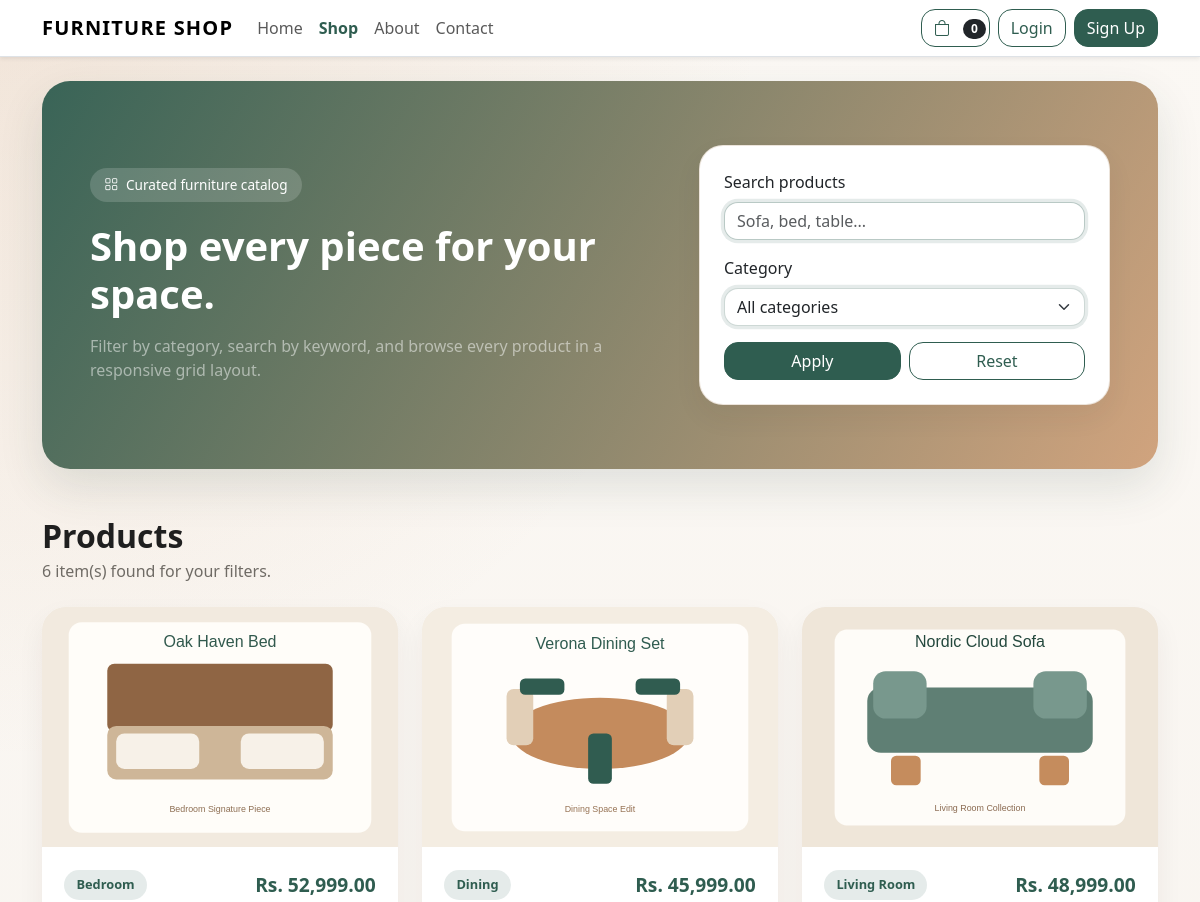
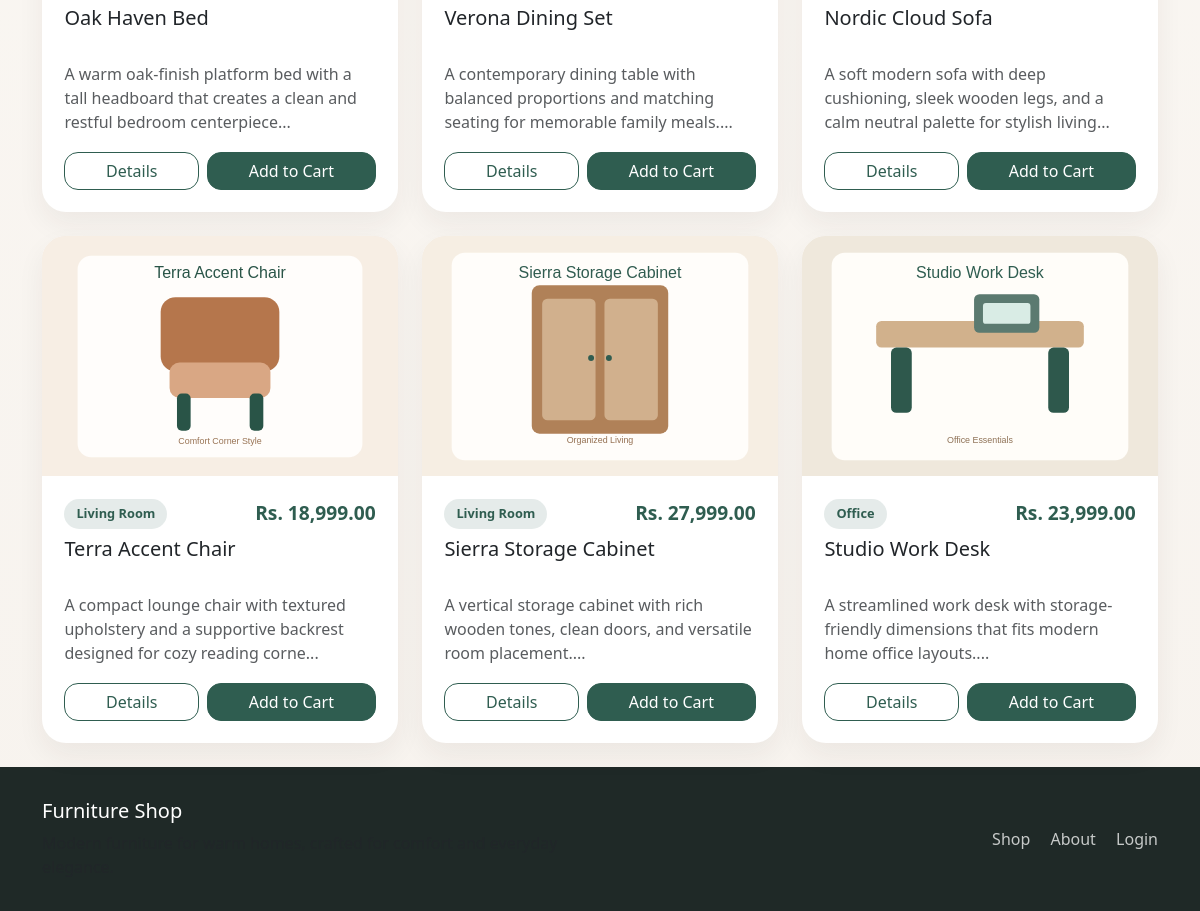
The page /shop.php on the database its author committed (2 pictures, top to bottom).
### tables this page shows
CREATE TABLE products (
    id INT UNSIGNED AUTO_INCREMENT PRIMARY KEY,
    category_id INT UNSIGNED NOT NULL,
    name VARCHAR(180) NOT NULL,
    description TEXT NOT NULL,
    price DECIMAL(10, 2) NOT NULL DEFAULT 0.00,
    cover_image VARCHAR(255) NOT NULL,
    created_at TIMESTAMP NOT NULL DEFAULT CURRENT_TIMESTAMP,
    KEY idx_products_category_id (category_id),
    CONSTRAINT fk_products_category
        FOREIGN KEY (category_id) REFERENCES categories(id)
        ON DELETE RESTRICT ON UPDATE CASCADE
);

CREATE TABLE categories (
    id INT UNSIGNED AUTO_INCREMENT PRIMARY KEY,
    name VARCHAR(120) NOT NULL,
    created_at TIMESTAMP NOT NULL DEFAULT CURRENT_TIMESTAMP,
    UNIQUE KEY uk_categories_name (name)
);

### includes/helpers.php (called while the page is built, shortened)
<?php
function base_url($path = '')
{
    $base = rtrim(BASE_URL, '/');
    return $base . '/' . ltrim($path, '/');
}
function e($value)
{
    return htmlspecialchars((string) $value, ENT_QUOTES, 'UTF-8');
}
function format_price($amount)
{
    return 'Rs. ' . number_format((float) $amount, 2);
}
function image_url($path)
{
    return base_url($path);
}
    ?>

### includes/store.php (called while the page is built, shortened)
<?php
function get_shop_products(PDO $pdo, $categoryId = 0, $search = '')
{
    $sql = 'SELECT p.*, c.name AS category_name
            FROM products p
            INNER JOIN categories c ON c.id = p.category_id
            WHERE 1 = 1';
    $params = array();
    $sql .= ' ORDER BY p.created_at DESC';
    $stmt = $pdo->prepare($sql);
    $stmt->execute($params);
    return $stmt->fetchAll(PDO::FETCH_ASSOC);
}

### shop.php (the view, shortened to what this page needs)
<?php
require_once __DIR__ . '/db.php';
$selectedCategory = isset($_GET['category']) ? (int) $_GET['category'] : 0;
$search = trim(isset($_GET['search']) ? $_GET['search'] : '');
$products = get_shop_products($pdo, $selectedCategory, $search);
require_once __DIR__ . '/header.php';
?>
<section class="mb-5">
    <div class="hero-section hero-simple">
        <div class="row align-items-center g-4">
            <div class="col-lg-7">
                <span class="hero-chip"><i class="bi bi-grid"></i> Curated furniture catalog</span>
                <h1 class="display-6 fw-bold mb-3">Shop every piece for your space.</h1>
                <p class="mb-0 text-white-50">Filter by category, search by keyword, and browse every product in a responsive grid layout.</p>
            </div>
            <div class="col-lg-5">
                <form method="get" class="panel-card p-4 bg-white text-dark">
                    <div class="mb-3">
                        <label class="form-label" for="search">Search products</label>
                        <input type="text" class="form-control" id="search" name="search" value="<?php echo e($search); ?>" placeholder="Sofa, bed, table...">
                    </div>
                    <div class="mb-3">
                        <label class="form-label" for="category">Category</label>
                        <select class="form-select" id="category" name="category">
                            <option value="0">All categories</option>
                        </select>
                    </div>
                    <div class="d-flex gap-2">
                        <button type="submit" class="btn btn-dark flex-fill">Apply</button>
                        <a href="<?php echo e(base_url('shop.php')); ?>" class="btn btn-outline-dark flex-fill">Reset</a>
                    </div>
                </form>
            </div>
        </div>
    </div>
</section>
<section>
    <div class="d-flex justify-content-between align-items-center flex-wrap gap-3 mb-4">
        <div>
            <h2 class="section-title mb-1">Products</h2>
            <p class="section-subtitle mb-0"><?php echo e(count($products)); ?> item(s) found for your filters.</p>
        </div>
    </div>
    <?php if (!$products): ?>
        <div class="panel-card empty-state">
            <h3 class="h4 mb-2">No products matched your search.</h3>
            <p class="text-muted mb-4">Try another keyword or clear the category filter to explore the full collection.</p>
            <a class="btn btn-dark" href="<?php echo e(base_url('shop.php')); ?>">View All Products</a>
        </div>
    <?php else: ?>
        <div class="row g-4">
            <?php foreach ($products as $product): ?>
                <div class="col-md-6 col-xl-4">
                    <div class="product-card card border-0">
                        <img src="<?php echo e(image_url($product['cover_image'])); ?>" class="product-image" alt="<?php echo e($product['name']); ?>">
                        <div class="card-body">
                            <div class="d-flex justify-content-between align-items-center mb-2">
                                <span class="category-pill"><?php echo e($product['category_name']); ?></span>
                                <span class="product-price"><?php echo e(format_price($product['price'])); ?></span>
                            </div>
                            <h3 class="h5"><?php echo e($product['name']); ?></h3>
                            <p class="text-muted"><?php echo e(substr($product['description'], 0, 105)); ?>...</p>
                            <div class="d-flex gap-2">
                                <a class="btn btn-outline-dark flex-fill" href="<?php echo e(base_url('product.php?id=' . $product['id'])); ?>">Details</a>
                                <form method="post" action="<?php echo e(base_url('cart.php')); ?>" class="flex-fill">
                                    <button type="submit" class="btn btn-dark w-100">Add to Cart</button>
                                </form>
                            </div>
                        </div>
                    </div>
                </div>
            <?php endforeach; ?>
        </div>
    <?php endif; ?>
</section>
<?php require_once __DIR__ . '/footer.php'; ?>

### assets/css/style.css (style rules this page uses)
:root { --fs-bg: #f7f3ee; --fs-surface: #ffffff; --fs-primary: #2f5d50; --fs-primary-dark: #22453b; --fs-accent: #c58c5d; --fs-ink: #1f1f1f; --fs-muted: #6f6b65; --fs-border: #e8ded2; --fs-shadow: 0 18px 45px rgba(34, 69, 59, 0.12); }
body { font-family: "Segoe UI", Tahoma, Geneva, Verdana, sans-serif; background: radial-gradient(circle at top left, rgba(197, 140, 93, 0.18), transparent 35%), linear-gradient(180deg, #fbf8f4 0%, var(--fs-bg) 100%); color: var(--fs-ink); }
a { text-decoration: none; }
.hero-section { background: linear-gradient(135deg, rgba(47, 93, 80, 0.96), rgba(32, 53, 47, 0.92)), linear-gradient(135deg, rgba(197, 140, 93, 0.2), transparent); border-radius: 28px; padding: 4rem 3rem; color: #fff; box-shadow: var(--fs-shadow); overflow: hidden; }
.hero-section.hero-simple { background: linear-gradient(120deg, rgba(47, 93, 80, 0.95), rgba(197, 140, 93, 0.78)); }
.hero-chip { display: inline-flex; align-items: center; gap: 0.5rem; padding: 0.45rem 0.9rem; border-radius: 999px; background: rgba(255, 255, 255, 0.16); font-size: 0.85rem; margin-bottom: 1.25rem; }
.section-title { font-size: 2rem; font-weight: 700; margin-bottom: 0.35rem; }
.section-subtitle { color: var(--fs-muted); max-width: 620px; }
.stat-card, .panel-card, .product-card, .form-card { background: var(--fs-surface); border: 1px solid rgba(232, 222, 210, 0.8); border-radius: 24px; box-shadow: 0 12px 28px rgba(44, 37, 29, 0.06); }
.stat-card, .panel-card, .form-card { height: 100%; }
.product-card { overflow: hidden; transition: transform 0.25s ease, box-shadow 0.25s ease; height: 100%; }
.product-card .product-image { height: 240px; object-fit: cover; width: 100%; background: #f2ede6; }
.product-card .card-body { padding: 1.4rem; display: flex; flex-direction: column; }
.product-card h3, .product-card .h5 { min-height: 3rem; }
.product-card p.text-muted { min-height: 4.5rem; margin-bottom: 1.1rem; }
.product-price { font-size: 1.2rem; font-weight: 700; color: var(--fs-primary); }
.category-pill { display: inline-block; padding: 0.35rem 0.75rem; border-radius: 999px; background: rgba(47, 93, 80, 0.12); color: var(--fs-primary); font-size: 0.8rem; font-weight: 600; }
.btn-dark { background: var(--fs-primary); border-color: var(--fs-primary); }
.btn, .form-control, .form-select { border-radius: 14px; }
.form-control, .form-select, .form-control:focus, .form-select:focus { border-color: rgba(47, 93, 80, 0.24); box-shadow: 0 0 0 0.2rem rgba(47, 93, 80, 0.12); }
.btn-outline-dark { border-color: var(--fs-primary); color: var(--fs-primary); }

### rows shown on the page
products: cover_image (placeholder picture), category.name "Bedroom", price "Rs. 52,999.00", name "Oak Haven Bed", description "A warm oak-finish platform bed with a tall headboard that creates a clean and restful bedroom centerpiece"
products: cover_image (placeholder picture), category.name "Dining", price "Rs. 45,999.00", name "Verona Dining Set", description "A contemporary dining table with balanced proportions and matching seating for memorable family meals."
products: cover_image (placeholder picture), category.name "Living Room", price "Rs. 48,999.00", name "Nordic Cloud Sofa", description "A soft modern sofa with deep cushioning, sleek wooden legs, and a calm neutral palette for stylish living"
products: cover_image (placeholder picture), category.name "Living Room", price "Rs. 18,999.00", name "Terra Accent Chair", description "A compact lounge chair with textured upholstery and a supportive backrest designed for cozy reading corne"
products: cover_image (placeholder picture), category.name "Living Room", price "Rs. 27,999.00", name "Sierra Storage Cabinet", description "A vertical storage cabinet with rich wooden tones, clean doors, and versatile room placement."
products: cover_image (placeholder picture), category.name "Office", price "Rs. 23,999.00", name "Studio Work Desk", description "A streamlined work desk with storage-friendly dimensions that fits modern home office layouts."

### other values the page prints
APP_NAME "FURNITURE SHOP"
$cartCount "0"
count($products) "6"
APP_NAME "Furniture Shop"
